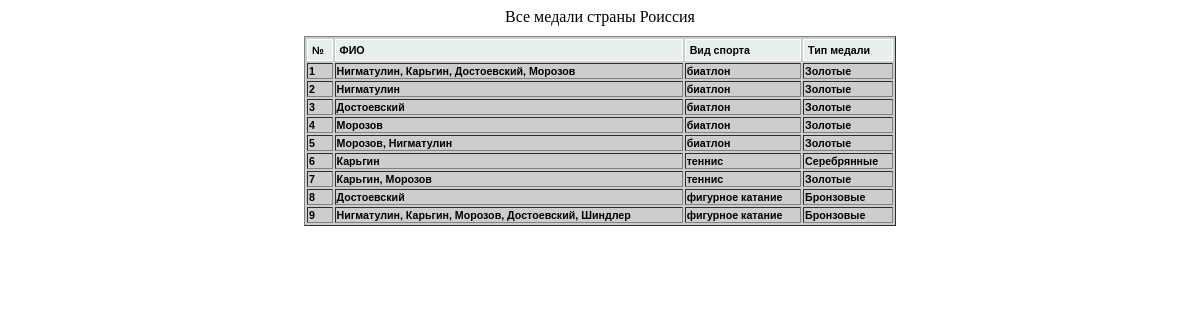
The page /view.php?id_contry=1&id_med=4 on the database its author committed.
### tables this page shows
CREATE TABLE `contry` (
  `id_contry` int(2) NOT NULL,
  `name_contry` text NOT NULL
);

CREATE TABLE `fio` (
  `id_fio` int(2) NOT NULL,
  `fio_name` text NOT NULL
);

### view.php (the view, shortened to what this page needs)
<?php
	echo'<html>
			<head>
				<meta charset="utf-8">
				<title>Статистика</title>
				<link rel="stylesheet" href="css/style.css"/>
			</head>
			<body>
				<div class="st">';
	$db_host='localhost';
	$db_name='statistica';
	$db_username='root';
	$db_password='root';
	$mysqli = new mysqli($db_host,$db_username,$db_password,$db_name);
	$mysqli->set_charset('utf8');
	$p_con = (int)$_GET['id_contry'];
	$p_med = (int)$_GET['id_med'];
	if ($p_med != 4){
		$results = $mysqli->query("SELECT contry.name_contry AS contry, medal.medal_name AS med FROM `contry`,`medal` WHERE (contry.id_contry = $p_con AND medal.id_medal = $p_med)");
		$row = $results->fetch_assoc();
		echo '<tr>'.$row["med"].' медали cтраны '.$row["contry"].'</tr>';
		$results->free();
		if ($p_med == 1)
			$results = $mysqli->query("SELECT contry.name_contry AS con, fio.fio_name AS fio, svazi.svazi_fio AS name5, sport.sport_name AS sport, medal.medal_name AS med FROM fio, sport, svazi, contry, medal WHERE (fio.id_fio = svazi.svazi_fio AND svazi.svazi_contry = $p_con AND svazi.svazi_contry = contry.id_contry AND svazi.zoloto_medal = $p_med AND sport.id_sport = svazi.svazi_sport AND medal.id_medal = svazi.zoloto_medal)");
		else
			if ($p_med == 2)
				$results = $mysqli->query("SELECT contry.name_contry AS con, fio.fio_name AS fio, svazi.svazi_fio AS name5, sport.sport_name AS sport, medal.medal_name AS med FROM fio, sport, svazi, contry, medal WHERE (fio.id_fio = svazi.svazi_fio AND svazi.svazi_contry = $p_con AND svazi.svazi_contry = contry.id_contry AND svazi.serebro_medal = $p_med AND sport.id_sport = svazi.svazi_sport AND medal.id_medal = svazi.serebro_medal)");
			else
				if ($p_med == 3)
					$results = $mysqli->query("SELECT contry.name_contry AS con, fio.fio_name AS fio, svazi.svazi_fio AS name5, sport.sport_name AS sport, medal.medal_name AS med FROM fio, sport, svazi, contry, medal WHERE (fio.id_fio = svazi.svazi_fio AND svazi.svazi_contry = $p_con AND svazi.svazi_contry = contry.id_contry AND svazi.bronza_medal = $p_med AND sport.id_sport = svazi.svazi_sport AND medal.id_medal = svazi.bronza_medal)");
	}
	else{
		$results = $mysqli->query("SELECT contry.name_contry AS contry FROM `contry` WHERE contry.id_contry = $p_con");
		$row = $results->fetch_assoc();
		echo '<tr> Все медали cтраны '.$row["contry"].'</tr>';
		$results = $mysqli->query("SELECT contry.name_contry AS con, fio.fio_name AS fio, svazi.svazi_fio AS name5, sport.sport_name AS sport, medal.medal_name AS med FROM fio, sport, svazi, contry, medal WHERE ((fio.id_fio = svazi.svazi_fio AND svazi.svazi_contry = $p_con AND svazi.svazi_contry = contry.id_contry AND sport.id_sport = svazi.svazi_sport AND medal.id_medal = svazi.bronza_medal) OR (fio.id_fio = svazi.svazi_fio AND svazi.svazi_contry = $p_con AND svazi.svazi_contry = contry.id_contry AND sport.id_sport = svazi.svazi_sport AND medal.id_medal = svazi.serebro_medal) OR (fio.id_fio = svazi.svazi_fio AND svazi.svazi_contry = $p_con AND svazi.svazi_contry = contry.id_contry AND sport.id_sport = svazi.svazi_sport AND medal.id_medal = svazi.zoloto_medal))");
	}
	echo'<table align="center" width="90%" border="1px" id="myTable" class="tablesorter">
			<thead>
				<tr>
					<th>№</th>
					<th>ФИО</th>
					<th>Вид спорта</th>
					<th>Тип медали</th>
				</tr>
			</thead>
			<tbody>';
			$idn = 1;
			while($row = $results->fetch_assoc()) {
				$p_name5 = explode(" ", $row["name5"]);
				$coun = count($p_name5);
				$p_name = "";
				for ($i=1; $i < $coun; $i++){
					$result = $mysqli->query("SELECT fio.fio_name AS name FROM `fio` WHERE fio.id_fio = $p_name5[$i]");
					$row1 = $result->fetch_assoc();
					$p_name = $p_name.", ".$row1["name"];
				}
			    print '<tr>';
			    print '<th>'.$idn.'</th>';
			    print '<th>'.$row["fio"].$p_name.'</th>';
			    print '<th>'.$row["sport"].'</th>';
			    print '<th>'.$row["med"].'</th>';
			    print '</tr>';
			    $idn++;
			}
			echo'</tbody>
				</table>
			</div>
		</body>
	</html>';
?>

### css/style.css (style rules this page uses)
table.tablesorter { font-family:arial; background-color: #CDCDCD; margin:10px 0pt 15px; font-size: 8pt; width: 50%; text-align: left; margin-left: 25%; }
table.tablesorter thead tr th, table.tablesorter tfoot tr th { background-color: #e6EEEE; border: 1px solid #FFF; font-size: 8pt; padding: 4px; }
.st { text-align: center; }

### rows shown on the page
contry: name_contry "Роиссия"
fio: fio_name ", Нигматулин"
fio: fio_name ", Морозов"

### other values the page prints
$row["fio"] "Нигматулин"
$p_name ", Карьгин, Достоевский, Морозов"
$row["sport"] "биатлон"
$row["med"] "Золотые"
$row["fio"] "Достоевский"
$row["fio"] "Морозов"
$row["fio"] "Карьгин"
$row["sport"] "теннис"
$row["med"] "Серебрянные"
$row["sport"] "фигурное катание"
$row["med"] "Бронзовые"
$p_name ", Карьгин, Морозов, Достоевский, Шиндлер"
